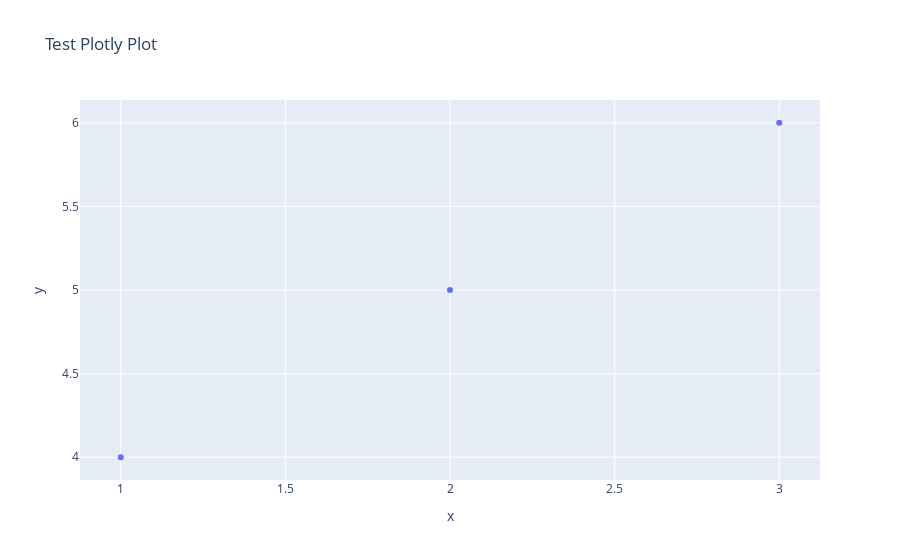

Notebook code cell kept with this figure:
### Markdown cell above
## Setup and Import

### Code cell
import plotly.express as px
fig = px.scatter(x=[1, 2, 3], y=[4, 5, 6], title="Test Plotly Plot")
fig.show()

### Figure 1 — Plotly figure (JSON) as saved in the notebook; plotly's stock layout.template omitted (floating-point values rounded to 4 significant figures)
{"data": [{"hovertemplate": "x=%{x}<br>y=%{y}<extra></extra>", "legendgroup": "", "marker": {"color": "#636efa", "symbol": "circle"}, "mode": "markers", "name": "", "orientation": "v", "showlegend": false, "type": "scatter", "x": [1, 2, 3], "xaxis": "x", "y": [4, 5, 6], "yaxis": "y"}], "layout": {"legend": {"tracegroupgap": 0}, "title": {"text": "Test Plotly Plot"}, "xaxis": {"anchor": "y", "domain": [0, 1], "title": {"text": "x"}}, "yaxis": {"anchor": "x", "domain": [0, 1], "title": {"text": "y"}}}}
